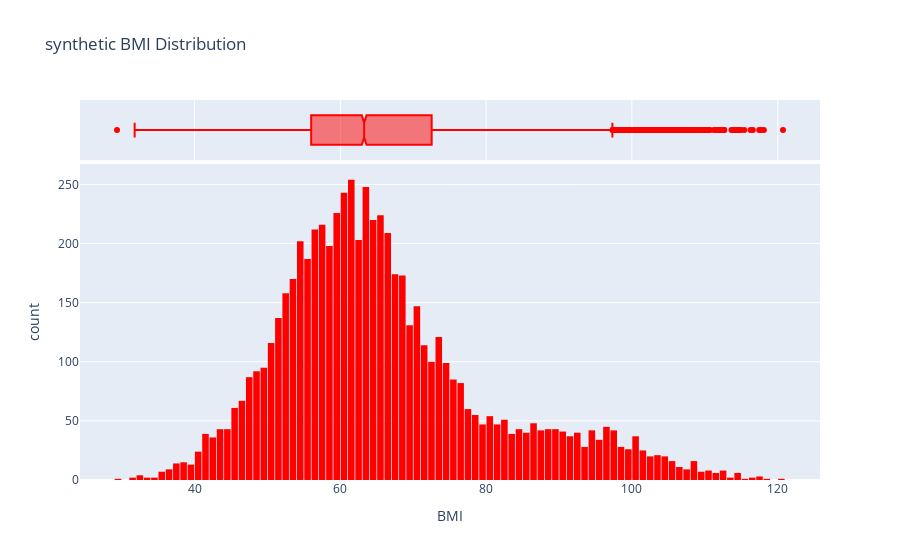

Notebook cell for this chart:
### Code cell
fig = px.histogram(df_3, x = 'BMI', marginal='box', color_discrete_sequence=['red'], title='synthetic BMI Distribution')
fig.update_layout(bargap=0.1)
fig.show()

### Figure 1 — Plotly figure (JSON) as saved in the notebook; plotly's stock layout.template omitted (floating-point values rounded to 4 significant figures; data arrays with more than 128 entries replaced by an {"elided": "..."} marker saying what was removed)
{"data": [{"alignmentgroup": "True", "bingroup": "x", "hovertemplate": "BMI=%{x}<br>count=%{y}<extra></extra>", "legendgroup": "", "marker": {"color": "red", "pattern": {"shape": ""}}, "name": "", "offsetgroup": "", "orientation": "v", "showlegend": false, "type": "histogram", "x": {"elided": "6500 float values"}, "xaxis": "x", "yaxis": "y"}, {"alignmentgroup": "True", "hovertemplate": "BMI=%{x}<extra></extra>", "legendgroup": "", "marker": {"color": "red"}, "name": "", "notched": true, "offsetgroup": "", "showlegend": false, "type": "box", "x": {"elided": "6500 float values"}, "xaxis": "x2", "yaxis": "y2"}], "layout": {"bargap": 0.1, "barmode": "relative", "legend": {"tracegroupgap": 0}, "title": {"text": "synthetic BMI Distribution"}, "xaxis": {"anchor": "y", "domain": [0, 1], "title": {"text": "BMI"}}, "xaxis2": {"anchor": "y2", "domain": [0, 1], "matches": "x", "showgrid": true, "showticklabels": false}, "yaxis": {"anchor": "x", "domain": [0, 0.8316], "title": {"text": "count"}}, "yaxis2": {"anchor": "x2", "domain": [0.8416, 1], "matches": "y2", "showgrid": false, "showline": false, "showticklabels": false, "ticks": ""}}}
